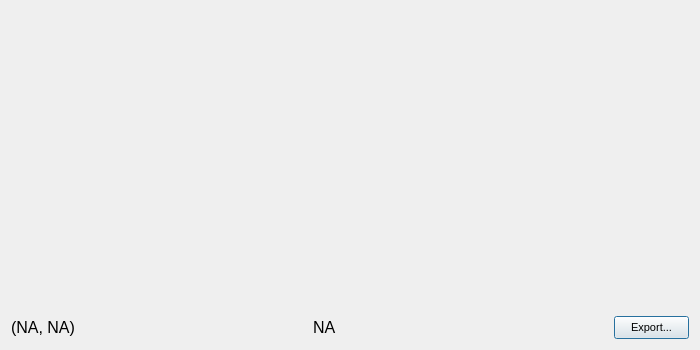
<?xml version="1.0" encoding="UTF-8"?>
<ui version="4.0">
 <class>SpectrumViewer</class>
 <widget class="QDialog" name="SpectrumViewer">
  <property name="geometry">
   <rect>
    <x>0</x>
    <y>0</y>
    <width>700</width>
    <height>350</height>
   </rect>
  </property>
  <property name="font">
   <font>
    <pointsize>12</pointsize>
   </font>
  </property>
  <property name="windowTitle">
   <string>View Spectrum</string>
  </property>
  <property name="windowIcon">
   <iconset resource="../../resources.qrc">
    <normaloff>:/icons/vespuccilogo.svg</normaloff>:/icons/vespuccilogo.svg</iconset>
  </property>
  <layout class="QGridLayout" name="gridLayout">
   <item row="0" column="0" colspan="3">
    <widget class="QCustomPlot" name="spectrum" native="true"/>
   </item>
   <item row="1" column="0">
    <widget class="QLabel" name="coordinateLabel">
     <property name="text">
      <string>(NA, NA)</string>
     </property>
    </widget>
   </item>
   <item row="1" column="1">
    <widget class="QLabel" name="valueLabel">
     <property name="text">
      <string>NA</string>
     </property>
    </widget>
   </item>
   <item row="1" column="2">
    <widget class="QPushButton" name="exportPushButton">
     <property name="maximumSize">
      <size>
       <width>75</width>
       <height>23</height>
      </size>
     </property>
     <property name="font">
      <font>
       <pointsize>8</pointsize>
      </font>
     </property>
     <property name="text">
      <string>Export...</string>
     </property>
    </widget>
   </item>
  </layout>
 </widget>
 <customwidgets>
  <customwidget>
   <class>QCustomPlot</class>
   <extends>QWidget</extends>
   <header>qcustomplot.h</header>
   <container>1</container>
  </customwidget>
 </customwidgets>
 <resources>
  <include location="../../resources.qrc"/>
 </resources>
 <connections/>
</ui>
